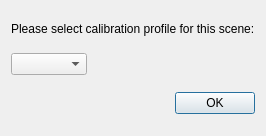
<?xml version="1.0" encoding="UTF-8"?>
<ui version="4.0">
 <class>ProfileDialog</class>
 <widget class="QDialog" name="ProfileDialog">
  <property name="geometry">
   <rect>
    <x>0</x>
    <y>0</y>
    <width>245</width>
    <height>136</height>
   </rect>
  </property>
  <property name="windowTitle">
   <string>Dialog</string>
  </property>
  <layout class="QGridLayout" name="gridLayout">
   <item row="0" column="0" colspan="3">
    <widget class="QLabel" name="label">
     <property name="sizePolicy">
      <sizepolicy hsizetype="Preferred" vsizetype="Fixed">
       <horstretch>0</horstretch>
       <verstretch>0</verstretch>
      </sizepolicy>
     </property>
     <property name="text">
      <string>Please select calibration profile for this scene:</string>
     </property>
    </widget>
   </item>
   <item row="1" column="0">
    <widget class="QComboBox" name="combo"/>
   </item>
   <item row="2" column="2">
    <widget class="QPushButton" name="OK">
     <property name="sizePolicy">
      <sizepolicy hsizetype="Maximum" vsizetype="Fixed">
       <horstretch>0</horstretch>
       <verstretch>0</verstretch>
      </sizepolicy>
     </property>
     <property name="text">
      <string>OK</string>
     </property>
    </widget>
   </item>
   <item row="2" column="1">
    <spacer name="horizontalSpacer">
     <property name="orientation">
      <enum>Qt::Horizontal</enum>
     </property>
     <property name="sizeType">
      <enum>QSizePolicy::Fixed</enum>
     </property>
     <property name="sizeHint" stdset="0">
      <size>
       <width>10</width>
       <height>20</height>
      </size>
     </property>
    </spacer>
   </item>
  </layout>
 </widget>
 <resources/>
 <connections/>
</ui>
